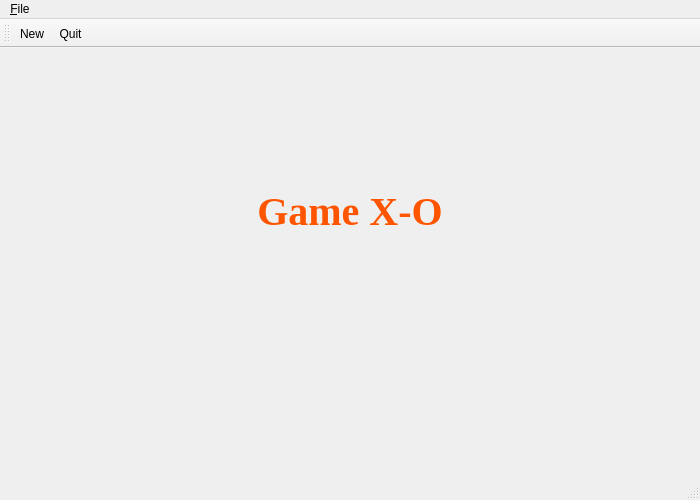
<?xml version="1.0" encoding="UTF-8"?>
<ui version="4.0">
 <class>MainWindow</class>
 <widget class="QMainWindow" name="MainWindow">
  <property name="geometry">
   <rect>
    <x>0</x>
    <y>0</y>
    <width>700</width>
    <height>500</height>
   </rect>
  </property>
  <property name="maximumSize">
   <size>
    <width>800</width>
    <height>700</height>
   </size>
  </property>
  <property name="windowTitle">
   <string>MainWindow</string>
  </property>
  <widget class="QWidget" name="centralwidget">
   <layout class="QVBoxLayout" name="verticalLayout_3">
    <item>
     <layout class="QVBoxLayout" name="verticalLayout_2">
      <item alignment="Qt::AlignHCenter">
       <widget class="QLabel" name="labelPlayer1">
        <property name="font">
         <font>
          <family>Times New Roman</family>
          <pointsize>14</pointsize>
          <bold>true</bold>
         </font>
        </property>
        <property name="text">
         <string/>
        </property>
        <property name="alignment">
         <set>Qt::AlignCenter</set>
        </property>
       </widget>
      </item>
      <item>
       <widget class="QLabel" name="labelGameTitle">
        <property name="font">
         <font>
          <family>Times New Roman</family>
          <pointsize>30</pointsize>
          <bold>true</bold>
         </font>
        </property>
        <property name="styleSheet">
         <string notr="true">color: rgb(255, 85, 0);</string>
        </property>
        <property name="text">
         <string>Game X-O</string>
        </property>
        <property name="alignment">
         <set>Qt::AlignCenter</set>
        </property>
       </widget>
      </item>
      <item alignment="Qt::AlignHCenter">
       <widget class="TicTacToeWidet" name="tictactoe" native="true"/>
      </item>
      <item alignment="Qt::AlignHCenter">
       <widget class="QLabel" name="labelPlayer2">
        <property name="font">
         <font>
          <family>Times New Roman</family>
          <pointsize>14</pointsize>
         </font>
        </property>
        <property name="text">
         <string/>
        </property>
        <property name="alignment">
         <set>Qt::AlignCenter</set>
        </property>
       </widget>
      </item>
     </layout>
    </item>
   </layout>
  </widget>
  <widget class="QMenuBar" name="menubar">
   <property name="geometry">
    <rect>
     <x>0</x>
     <y>0</y>
     <width>700</width>
     <height>25</height>
    </rect>
   </property>
   <widget class="QMenu" name="menu_File">
    <property name="title">
     <string>&amp;File</string>
    </property>
    <addaction name="actionNewGame"/>
    <addaction name="actionQuitGame"/>
   </widget>
   <addaction name="menu_File"/>
  </widget>
  <widget class="QStatusBar" name="statusbar"/>
  <widget class="QToolBar" name="toolBar">
   <property name="windowTitle">
    <string>toolBar</string>
   </property>
   <attribute name="toolBarArea">
    <enum>TopToolBarArea</enum>
   </attribute>
   <attribute name="toolBarBreak">
    <bool>false</bool>
   </attribute>
   <addaction name="actionNewGame"/>
   <addaction name="actionQuitGame"/>
  </widget>
  <action name="actionNewGame">
   <property name="icon">
    <iconset resource="resource.qrc">
     <normaloff>:/Image/new.png</normaloff>:/Image/new.png</iconset>
   </property>
   <property name="text">
    <string>New</string>
   </property>
   <property name="toolTip">
    <string>New Game</string>
   </property>
  </action>
  <action name="actionQuitGame">
   <property name="icon">
    <iconset resource="resource.qrc">
     <normaloff>:/Image/remove.png</normaloff>:/Image/remove.png</iconset>
   </property>
   <property name="text">
    <string>Quit</string>
   </property>
   <property name="toolTip">
    <string>QuitGame</string>
   </property>
  </action>
 </widget>
 <customwidgets>
  <customwidget>
   <class>TicTacToeWidet</class>
   <extends>QWidget</extends>
   <header location="global">tictactoewidet.h</header>
   <container>1</container>
  </customwidget>
 </customwidgets>
 <resources>
  <include location="resource.qrc"/>
 </resources>
 <connections/>
</ui>
